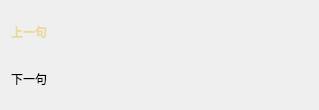
<?xml version="1.0" encoding="UTF-8"?>
<ui version="4.0">
 <class>LyricWidget</class>
 <widget class="QWidget" name="LyricWidget">
  <property name="geometry">
   <rect>
    <x>0</x>
    <y>0</y>
    <width>319</width>
    <height>110</height>
   </rect>
  </property>
  <property name="windowTitle">
   <string>Form</string>
  </property>
  <property name="styleSheet">
   <string notr="true">background color:rgb(245,242,233)</string>
  </property>
  <layout class="QVBoxLayout" name="verticalLayout">
   <item>
    <widget class="QLabel" name="lyricsLabel1">
     <property name="styleSheet">
      <string notr="true">color:rgb(234,216,154);
font-weight: bold;
font-family: 黑体;</string>
     </property>
     <property name="text">
      <string>上一句</string>
     </property>
    </widget>
   </item>
   <item>
    <widget class="QLabel" name="lyricsLabel2">
     <property name="text">
      <string>下一句</string>
     </property>
    </widget>
   </item>
  </layout>
 </widget>
 <resources/>
 <connections/>
</ui>
